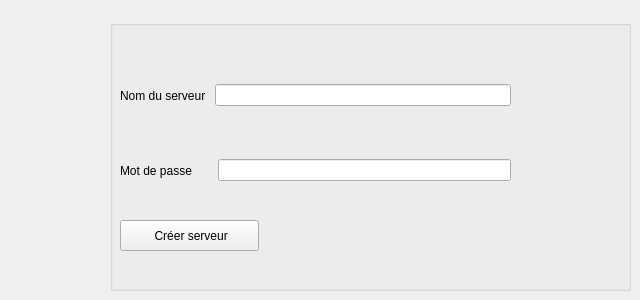
   <widget class="QWidget" name="tab">
    <attribute name="title">
     <string>Ajouter</string>
    </attribute>
    <widget class="QGroupBox" name="groupBox">
     <property name="geometry">
      <rect>
       <x>110</x>
       <y>20</y>
       <width>521</width>
       <height>271</height>
      </rect>
     </property>
     <property name="title">
      <string/>
     </property>
     <widget class="QWidget" name="horizontalLayoutWidget_3">
      <property name="geometry">
       <rect>
        <x>10</x>
        <y>40</y>
        <width>391</width>
        <height>71</height>
       </rect>
      </property>
      <layout class="QHBoxLayout" name="horizontalLayout_3">
       <item>
        <widget class="QLabel" name="label">
         <property name="text">
          <string>Nom du serveur </string>
         </property>
        </widget>
       </item>
       <item>
        <widget class="QLineEdit" name="lineEdit"/>
       </item>
      </layout>
     </widget>
     <widget class="QWidget" name="horizontalLayoutWidget_4">
      <property name="geometry">
       <rect>
        <x>10</x>
        <y>120</y>
        <width>391</width>
        <height>61</height>
       </rect>
      </property>
      <layout class="QHBoxLayout" name="horizontalLayout_4">
       <item>
        <widget class="QLabel" name="label_2">
         <property name="text">
          <string>Mot de passe      </string>
         </property>
        </widget>
       </item>
       <item>
        <widget class="QLineEdit" name="lineEdit_2">
         <property name="echoMode">
          <enum>QLineEdit::Password</enum>
         </property>
        </widget>
       </item>
      </layout>
     </widget>
     <widget class="QPushButton" name="pushButton">
      <property name="geometry">
       <rect>
        <x>10</x>
        <y>200</y>
        <width>139</width>
        <height>31</height>
       </rect>
      </property>
      <property name="text">
       <string> Créer serveur</string>
      </property>
      <property name="icon">
       <iconset>
        <normaloff>plus.png</normaloff>plus.png</iconset>
      </property>
     </widget>
    </widget>
   </widget>
